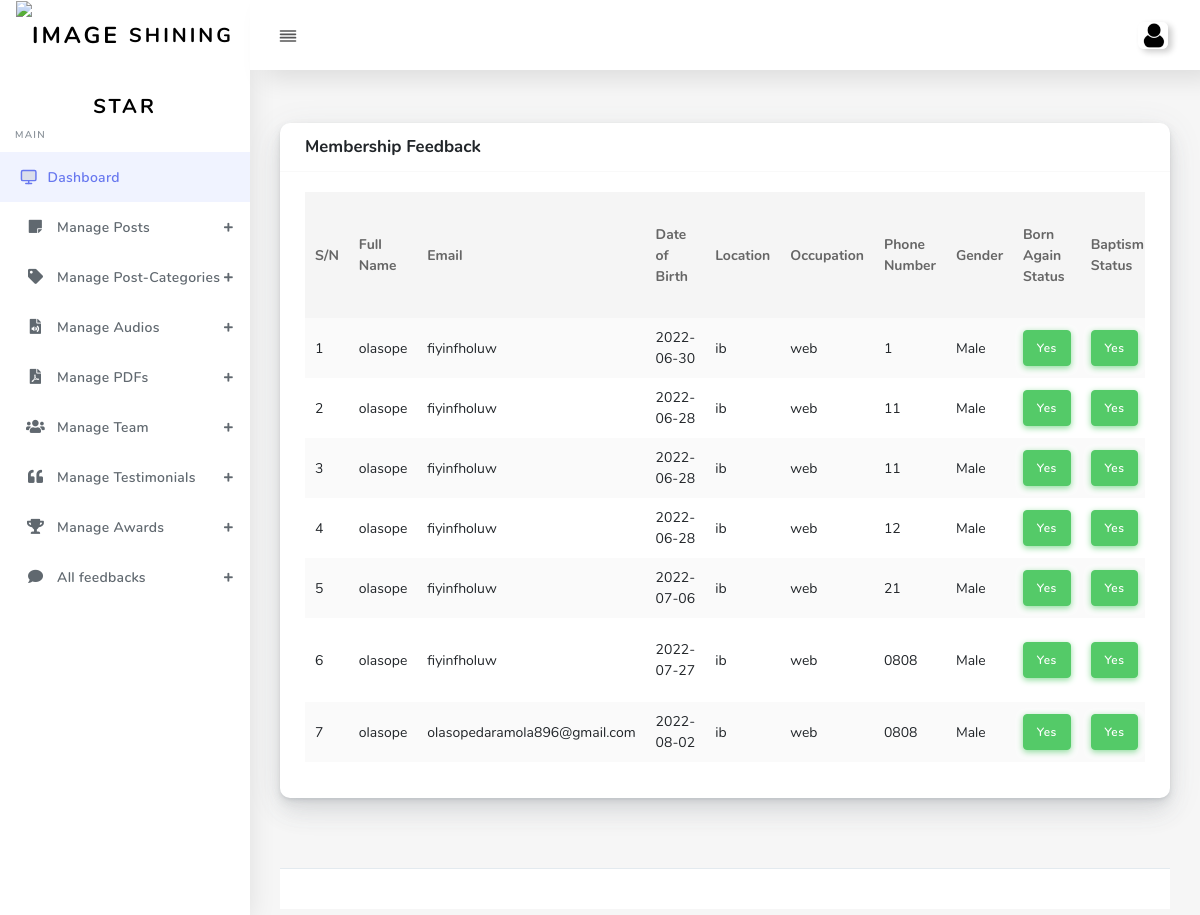
/adminpanel/membership.php (signed in), run on the app's committed database.
### tables this page shows
CREATE TABLE `membership` (
  `membership_id` int(11) NOT NULL,
  `full_name` varchar(255) NOT NULL,
  `email` varchar(255) NOT NULL,
  `date_of_birth` varchar(255) NOT NULL,
  `location` varchar(255) NOT NULL,
  `occupation` varchar(255) NOT NULL,
  `telephone` varchar(255) NOT NULL,
  `sex` varchar(255) NOT NULL,
  `born_again` varchar(255) NOT NULL,
  `baptism` varchar(255) NOT NULL,
  `about_us` varchar(255) NOT NULL,
  `our_service` varchar(255) NOT NULL
);

### adminpanel/membership.php (the view, shortened to what this page needs)
<?php include "helper/header.php"; ?>
      <?php include "helper/sidebar.php"; ?>
    <div class="main-content">
        <section class="section">
          <div class="section-body">
            <div class="row">
              <div class="col-12">
                <div class="card">
                  <div class="card-header">
                    <h4>Membership Feedback</h4>
                  </div>
                  <div class="card-body">
                    <div class="table-responsive">
                      <table class="table table-striped" >
                        <thead>
                          <tr>
                            <th>S/N</th>
                            <th>Full Name</th>
                            <th>Email</th>
                            <th>Date of Birth</th>
                            <th>Location</th>
                            <th>Occupation</th>
                            <th>Phone Number</th>
                            <th>Gender</th>
                            <th>Born Again Status</th>
                            <th>Baptism Status</th>
                          </tr>
                        </thead>
                        <tbody>
                        <?php
                        $i=0;
                        $query = "select * from membership";
                        $run_query = mysqli_query($conn, $query);
                        while($result = mysqli_fetch_assoc($run_query)){
                            $i++;
                            ?>
                          <tr>
                            <td>
                              <?= $i; ?>
                            </td>
                            <td><?= $result['full_name']; ?></td>
                           <td><?= $result['email']; ?></td>
                           <td><?= $result['date_of_birth']; ?></td>
                           <td><?= $result['location']; ?></td>
                           <td><?= $result['occupation']; ?></td>
                           <td><?= $result['telephone']; ?></td>
                           <td><?= $result['sex']; ?></td>
                           <td><?php $status= $result['born_again'];
                           if ($status == 'Yes') { ?>
                            <span class="btn btn-success">Yes</span>
                          <?php  } else { ?>
                            <span class="btn btn-warning">No</span>
                          <?php }
                           ?></td>
                           <td><?php $status=  $result['baptism'];
                           if ($status == 'Yes') { ?>
                            <span class="btn btn-success">Yes</span>
                          <?php  } else { ?>
                            <span class="btn btn-warning">No</span>
                          <?php }
                           ?></td>
                          </tr>
                          <?php }  ?>
                        </tbody>
                      </table>
                    </div>
                  </div>
                </div>
              </div>
            </div>
<?php include "helper/footer.php" ?>

### adminpanel/helper/header.php (shortened to what this page needs)
<!DOCTYPE html>
<html lang="en">
<head>
  <link rel="stylesheet" href="assets/css/app.min.css">
  <link rel="stylesheet" href="assets/css/style.css">
  <link rel="stylesheet" href="assets/css/components.css">
  <link rel="stylesheet" href="assets/css/toastr.min.css">
  <link rel="stylesheet" href="assets/css/custom.css">
  <link rel="stylesheet" href="assets/bundles/datatables/datatables.min.css">
  <link rel="stylesheet" href="assets/bundles/datatables/DataTables-1.10.16/css/dataTables.bootstrap4.min.css">
</head>
<body>
  <div id="app">
    <div class="main-wrapper main-wrapper-1">
      <div class="navbar-bg"></div>
      <nav class="navbar navbar-expand-lg main-navbar sticky">
        <div class="form-inline mr-auto">
          <ul class="navbar-nav mr-3">
            <li><a href="#" data-toggle="sidebar" class="nav-link nav-link-lg
									collapse-btn"> <i data-feather="align-justify"></i></a></li>
          </ul>
        </div>
        <ul class="navbar-nav navbar-right">
          <li class="dropdown"><a href="#" data-toggle="dropdown"
              class="nav-link dropdown-toggle nav-link-lg nav-link-user"> <img alt="image" src="assets/img/user.jpg"
                class="user-img-radious-style"> <span class="d-sm-none d-lg-inline-block"></span></a>
          </li>
        </ul>
      </nav>

### adminpanel/helper/sidebar.php (shortened to what this page needs)
<div class="main-sidebar sidebar-style-2">
        <aside id="sidebar-wrapper">
          <div class="sidebar-brand">
            <a href="index.html"> <img alt="image" src="../images/logo.jpg" class="header-logo" /> <span
                class="logo-name">Shining Star</span>
            </a>
          </div>
          <ul class="sidebar-menu">
            <li class="menu-header">Main</li>
            <li class="dropdown active">
              <a href="index" class="nav-link"><i data-feather="monitor"></i><span>Dashboard</span></a>
            </li>
            <li class="dropdown">
              <a href="#" class="menu-toggle nav-link has-dropdown"><i
                  class="fas fa-sticky-note"></i><span>Manage Posts</span></a>
            </li>
            <li class="dropdown">
              <a href="#" class="menu-toggle nav-link has-dropdown"><i
            class='fas fa-tag'></i><span>Manage Post-Categories</span></a>
            </li>
            <li class="dropdown">
              <a href="#" class="menu-toggle nav-link has-dropdown"><i
                  class="fas fa-file-audio"></i><span>Manage Audios</span></a>
            </li>
            <li class="dropdown">
              <a href="#" class="menu-toggle nav-link has-dropdown"><i
                  class="fas fa-file-pdf"></i><span>Manage PDFs</span></a>
            </li>
            <li class="dropdown">
              <a href="#" class="menu-toggle nav-link has-dropdown"><i
                  class="fas  fa-users"></i><span>Manage Team</span></a>
            </li>
            <li class="dropdown">
              <a href="#" class="menu-toggle nav-link has-dropdown"><i
                  class="fas fa-quote-left"></i><span>Manage Testimonials</span></a>
            </li>
            <li class="dropdown">
              <a href="#" class="menu-toggle nav-link has-dropdown"><i
                  class="fas fa-trophy"></i><span>Manage Awards</span></a>
            </li>
            <li class="dropdown">
              <a href="#" class="menu-toggle nav-link has-dropdown"><i
                  class="fas fa-comment"></i><span>All feedbacks</span></a>
            </li>
          </ul>
        </aside>
      </div>

### adminpanel/helper/footer.php (shortened to what this page needs)
<footer class="main-footer">
      </footer>
    </div>
  </div>
  <link rel="stylesheet" type="text/css" href="https://cdn.datatables.net/v/dt/dt-1.12.1/datatables.min.css"/>
</body>
</html>

### data on the page
membership: full_name "olasope", email "fiyinfholuw", date_of_birth "2022-06-30", location "ib", occupation "web", telephone "1", sex "Male", born_again "Yes", baptism "Yes"
membership: full_name "olasope", email "fiyinfholuw", date_of_birth "2022-06-28", location "ib", occupation "web", telephone "11", sex "Male", born_again "Yes", baptism "Yes"
membership: full_name "olasope", email "fiyinfholuw", date_of_birth "2022-06-28", location "ib", occupation "web", telephone "11", sex "Male", born_again "Yes", baptism "Yes"
membership: full_name "olasope", email "fiyinfholuw", date_of_birth "2022-06-28", location "ib", occupation "web", telephone "12", sex "Male", born_again "Yes", baptism "Yes"
membership: full_name "olasope", email "fiyinfholuw", date_of_birth "2022-07-06", location "ib", occupation "web", telephone "21", sex "Male", born_again "Yes", baptism "Yes"
membership: full_name "olasope", email "fiyinfholuw", date_of_birth "2022-07-27", location "ib", occupation "web", telephone "0808", sex "Male", born_again "Yes", baptism "Yes"
membership: full_name "olasope", email "olasopedaramola896@gmail.com", date_of_birth "2022-08-02", location "ib", occupation "web", telephone "0808", sex "Male", born_again "Yes", baptism "Yes"
